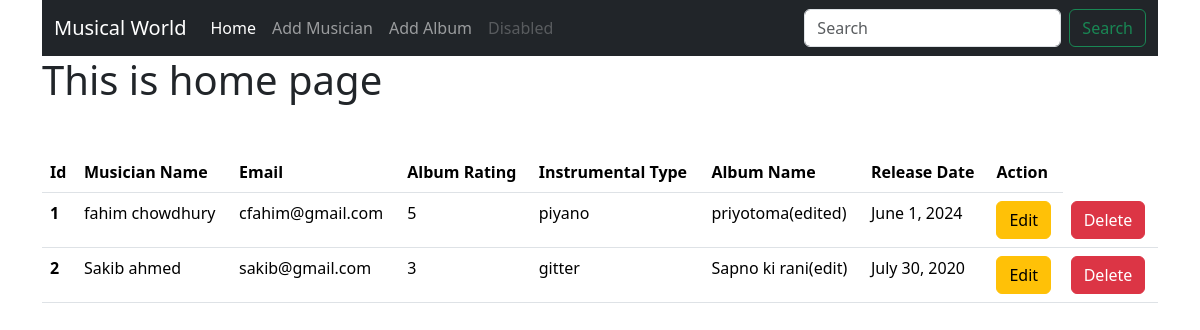
The page / on the database its author committed.
### Album/models.py (models this page shows, shortened)
class AlbumModel(models.Model):
    Album_name= models.CharField(max_length=20)
    musician= models.ForeignKey(MusicianModel, on_delete=models.CASCADE)
    Album_relese_date= models.DateField()
    Rating=models.CharField(max_length=50,choices=Ratin_CHOICES, default=1)

### musician/models.py (models this page shows, shortened)
class MusicianModel(models.Model):
    First_name=models.CharField(max_length=20)
    Last_name=models.CharField(max_length=20)
    Email=models.EmailField()
    Phone=models.CharField(max_length=12)
    Instrument_Type=models.CharField(max_length=30)

### Musicians_Directory/views.py (the view)
# urls.py: path('',views.home, name='homepage'),
def home(request):
    data=AlbumModel.objects.all()
    return render(request,"home.html",{'data':data})

### templates/home.html
{% extends "base.html" %} {% block content %}
<h1>This is home page</h1>
<table class="table mt-5">
  <thead>
    <tr>
      <th scope="col">Id</th>
      <th scope="col">Musician Name</th>
      <th scope="col">Email</th>
      <th scope="col">Album Rating</th>
      <th scope="col">Instrumental Type</th>
      <th scope="col">Album Name</th>
      <th scope="col">Release Date</th>
      <th scope="col">Action</th>
    </tr>
  </thead>
  {% for album in data %}
  <tbody>
    <tr>
      <th>{{album.id}}</th>
      <td>{{album.musician.First_name}} {{album.musician.Last_name}}</td>
      <td>{{album.musician.Email}}</td>
      <td>{{album.Rating}}</td>
      <td>{{album.musician.Instrument_Type}}</td>
      <td>{{album.Album_name}}</td>
      <td>{{album.Album_relese_date}}</td>
      <td><a href="{% url "edit_album" album.id %}" class="btn btn-warning">Edit</a></td>
      <td><a href="{% url "delete_album" album.id %}" class="btn btn-danger">Delete</a></td>
    </tr>
  </tbody>
  {% endfor %}
</table>
{% endblock %}

### templates/base.html (shortened to what this page needs)
<!DOCTYPE html>
<html lang="en">
  <head>
    <link
      href="https://cdn.jsdelivr.net/npm/bootstrap@5.3.3/dist/css/bootstrap.min.css"
      rel="stylesheet"
    />
  </head>
  <body class="container">
    <nav class="navbar navbar-expand-lg navbar-dark bg-dark">
      <div class="container-fluid">
        <a class="navbar-brand" href="#">Musical World</a>
        <div class="collapse navbar-collapse" id="navbarSupportedContent">
          <ul class="navbar-nav me-auto mb-2 mb-lg-0">
            <li class="nav-item">
              <a class="nav-link active" aria-current="page" href=" {% url "homepage" %}">Home</a>
            </li>
            <li class="nav-item">
              <a class="nav-link" href="{% url "AddMusician" %}">Add Musician</a>
            </li>
            <li class="nav-item">
              <a class="nav-link" href="{% url "AddAlbum" %}">Add Album</a>
            </li>
            <li class="nav-item">
              <a class="nav-link disabled" aria-disabled="true">Disabled</a>
            </li>
          </ul>
          <form class="d-flex" role="search">
            <input
              class="form-control me-2"
              type="search"
              placeholder="Search"
              aria-label="Search"
            />
            <button class="btn btn-outline-success" type="submit">
              Search
            </button>
          </form>
        </div>
      </div>
    </nav>
    {% block content %}
     {% endblock %}
  </body>
</html>

### rows shown on the page
AlbumModel: id "1", musician.First_name "fahim", musician.Last_name "chowdhury", musician.Email "cfahim@gmail.com", Rating "5", musician.Instrument_Type "piyano", Album_name "priyotoma(edited)", Album_relese_date "June 1, 2024"
AlbumModel: id "2", musician.First_name "Sakib", musician.Last_name "ahmed", musician.Email "sakib@gmail.com", Rating "3", musician.Instrument_Type "gitter", Album_name "Sapno ki rani(edit)", Album_relese_date "July 30, 2020"
